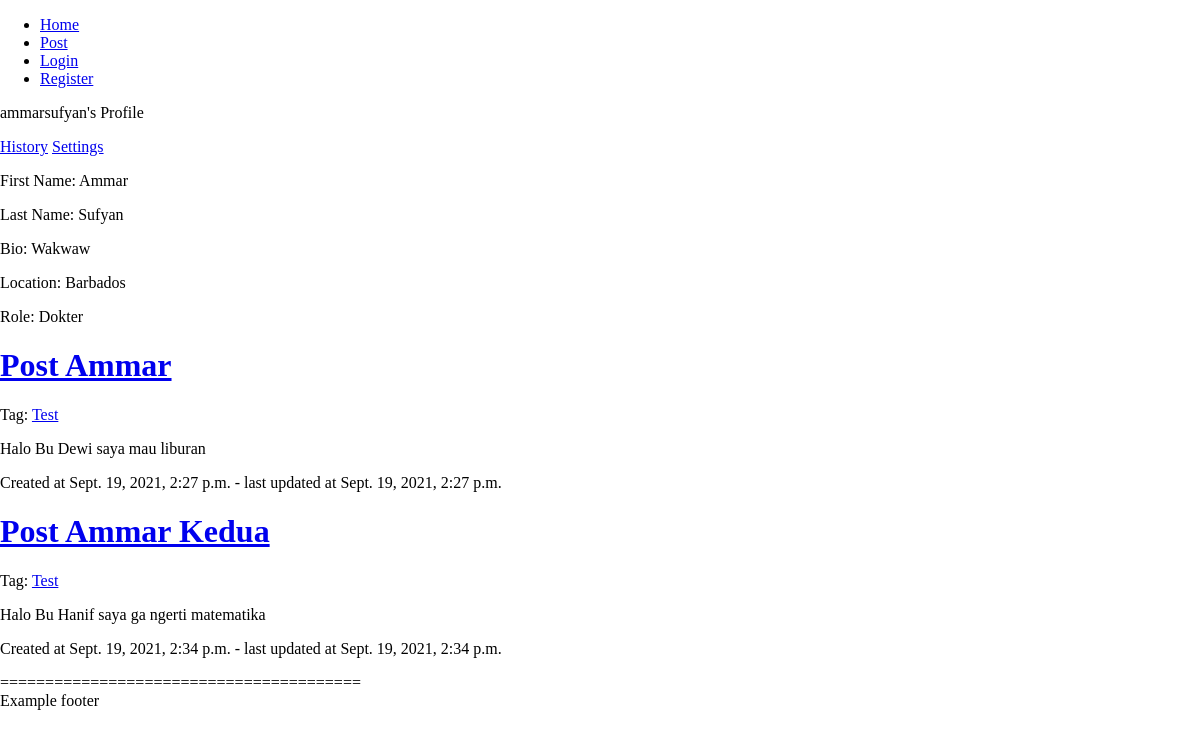
The app's page /profile/ammarsufyan, older data.
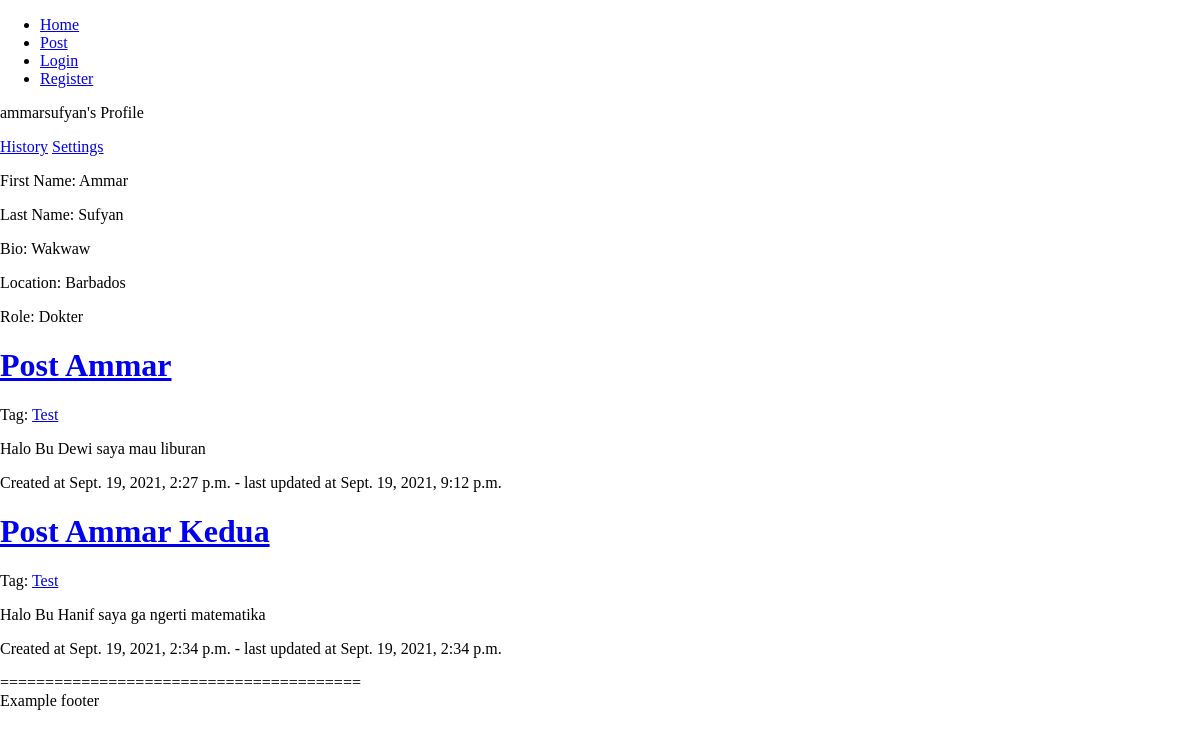
The same page, newer data.
### sehat_in_webproject/models.py (models this page shows)
class Post(models.Model): # Post
    id = models.AutoField(primary_key=True)
    title = models.CharField(max_length=200)
    content = models.TextField()
    tag = models.ForeignKey(Tag, on_delete=models.CASCADE, null=True)
    created_at = models.DateTimeField(auto_now_add=True)
    updated_at = models.DateTimeField(auto_now=True)
    user = models.ForeignKey(User, on_delete=models.SET_NULL, null=True)
    likes = models.IntegerField(default=0)
    comments = models.IntegerField(default=0)
    post_Type = models.CharField(max_length=50, default='forum')

class Tag(models.Model): # Tag of a post, will be generated by admin only
    name = models.CharField(max_length=50)
    adminOnly = models.BooleanField(default=False)

### sehat_in_webproject/views.py (the view)
# urls.py: path('profile/<str:username>', views.profile, name='profile'),
def profile(request, username):
    user = User.objects.get(username=username)
    if user:
        user_profile = UserProfile.objects.get(user=user)
        posts = Post.objects.filter(user=user)
        comments = Comment.objects.filter(user=user)
        return render(request, 'profile/index.html', {'theUser': user, 'user_profile': user_profile, 'posts': posts, 'comments': comments})
    else:
        raise Http404

### templates/profile/index.html (shortened to what this page needs)
<!DOCTYPE html>
<html lang="en">
{% load static %}
<head>
    <link rel="stylesheet" type="text/css" href="{% static 'css/style.css' %}">
</head>
<body>
    {% include 'templates/header.html' %}
    <p>{{ theUser.username }}'s Profile</p>
    <a class="button history-test" href="/profile/{{ theUser.username }}/history">History</a>
    <a class="button settings" href="/profile/{{ theUser.username }}/settings">Settings</a>
    <p>First Name: {{ theUser.first_name }}</p>
    <p>Last Name: {{ theUser.last_name }}</p>
    <p>Bio:
        {% if user_profile.bio is None %}
            -
        {% else %}
            {{ user_profile.bio }}
        {% endif %}
    </p>
    <p>Location:
        {% if user_profile.location is None %}
            -
        {% else %}
            {{ user_profile.location }}
        {% endif %}
    </p>
    <p>Role:
        {% if theUser.is_staff %}
            Dokter
        {% else %}
            User
        {% endif %}
    </p>
    {% for post in posts %}
    <div class="post-lists" id="post-id-{{ post.id }}">
        <h1><a href="/post/{{ post.id }}">{{ post.title }}</a></h1>
        <p>Tag: <a href="/post/tag/{{ post.tag.name }}">{{ post.tag.name }}</a></p>
        {% autoescape off %}
        <p>{{ post.content }}</p>
        {% endautoescape %}
        <p>Created at {{ post.created_at }} - last updated at {{ post.updated_at }}</p>
    </div>
    {% endfor %}
    {% include 'templates/footer.html' %}
</body>
</html>

Row changes from the older to the newer data that the page shows:
changed Post "Post Ammar": updated_at "Sept. 19, 2021, 2:27 p.m." → "Sept. 19, 2021, 9:12 p.m."
